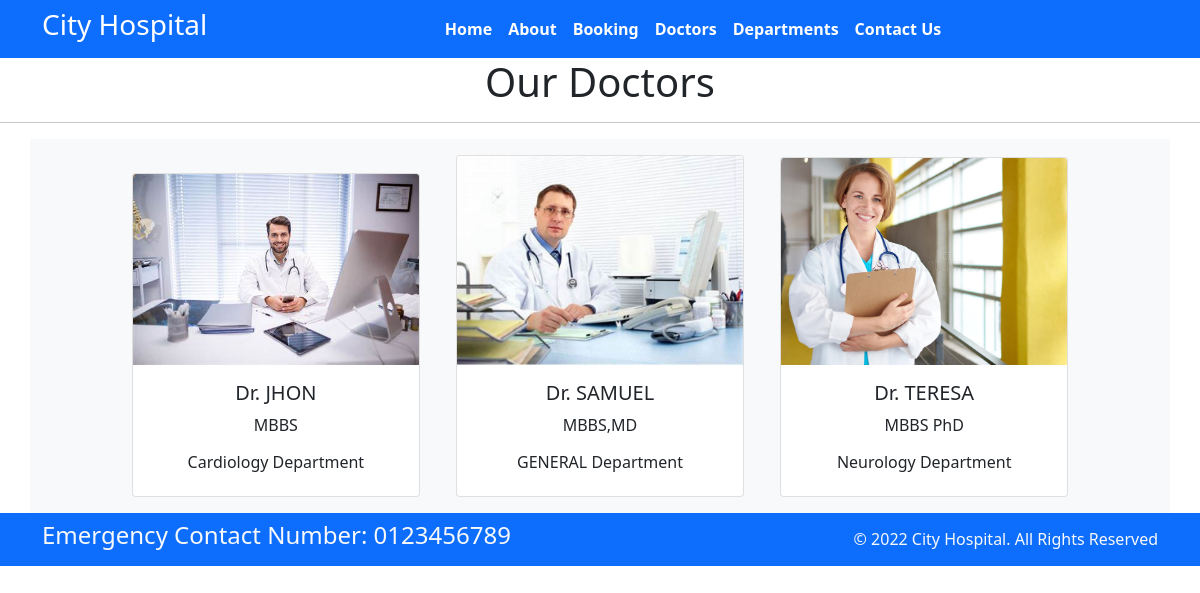
Page /doctors on the committed database.
### home/models.py (models this page shows, shortened)
class Doctors(models.Model):
    doc_name = models.CharField(max_length=255)
    doc_spec = models.CharField(max_length=255)
    dep_name = models.ForeignKey(Departments, on_delete=models.CASCADE)
    doc_image = models.ImageField(upload_to='doctors')

class Departments(models.Model):
    dep_name = models.CharField(max_length=100)
    dep_decription = models.TextField()
    def __str__(self):
        return self.dep_name

### home/views.py (the view)
# urls.py: path('doctors', views.doctors, name='doctors'),
def doctors(request):
    dict_docs = {
        'doctors': Doctors.objects.all()
    }
    return render(request, 'doctors.html', dict_docs)

### templates/doctors.html (shortened to what this page needs)
{% extends 'base.html' %}
{% block content%}
<h1 class="text-center">Our Doctors</h1>
<hr>
<div class="container text-center bg-light">
    {% for d in doctors%}
    <div class="card text-center mx-3 my-3" style="width: 18rem; display:inline-block">
        <img src="{{d.doc_image.url}}" class="card-img-top" alt="..."><div class="card-body">
            <h5 class="card-title">Dr. {{d.doc_name}}</h5>
            <p class="card-text">{{d.doc_spec}}</p>
            <h6>{{d.dep_name}} Department</h6>
        </div>
    </div>
    {% endfor %}
</div>
{% endblock %}

### templates/base.html (shortened to what this page needs)
{% load static %}
<html>
<head>
  <link rel="stylesheet" href=" https://cdn.jsdelivr.net/npm/bootstrap@5.1.3/dist/css/bootstrap.min.css ">
  <link rel="stylesheet" href="https://use.fontawesome.com/releases/v5.2.0/css/all.css">
  <link rel="stylesheet" href="{% static '/css/style.css'%}">
</head>
<body>
  <nav class="navbar bg-primary navbar-expand-md ">
    <div class="container">
      <div class="col-2 text-left pl-md-0">
        <h3 class="text-white"> City Hospital </h3>
      </div>
      <div class="collapse navbar-collapse justify-content-center col-md-8 navbar-collapse-3">
        <ul class="navbar-nav justify-content-center  fw-bold">
          <li class="nav-item active">
            <a class="nav-link text-white" href="{% url 'home' %}">Home </a>
          </li>
          <li class="nav-item">
            <a class="nav-link text-white" href="{% url 'about' %}">About</a>
          </li>
          <li class="nav-item">
            <a class="nav-link text-white" href="{% url 'booking' %}">Booking</a>
          </li>
          <li class="nav-item">
            <a class="nav-link text-white" href="{% url 'doctors' %}">Doctors</a>
          </li>
          <li class="nav-item">
            <a class="nav-link text-white" href="{% url 'department' %}">Departments</a>
          </li>
          <li class="nav-item">
            <a class="nav-link text-white" href="{% url 'contact' %}">Contact Us</a>
          </li>
        </ul>
      </div>
    </div>
  </nav>
  {% block content%}{% endblock %}
  <section class="">
    <footer class="pt-2 pb-2  bg-primary text-light">
      <div class="container">
        <div class="row align-items-center">
          <div class="col-12 col-md-8">
            <h4>Emergency Contact Number: 0123456789</h4>
          </div>
          <div class="col-12 col-md-4 mt-4 mt-md-0 text-center text-md-end">
            © 2022 City Hospital. All Rights Reserved
          </div>
        </div>
      </div>
    </footer>
  </section>
</body>
</html>

### rows in the picture
Doctors: doc_image (picture), doc_name "JHON", doc_spec "MBBS", dep_name "Cardiology"
Doctors: doc_image (picture), doc_name "SAMUEL", doc_spec "MBBS,MD", dep_name "GENERAL"
Doctors: doc_image (picture), doc_name "TERESA", doc_spec "MBBS PhD", dep_name "Neurology"
